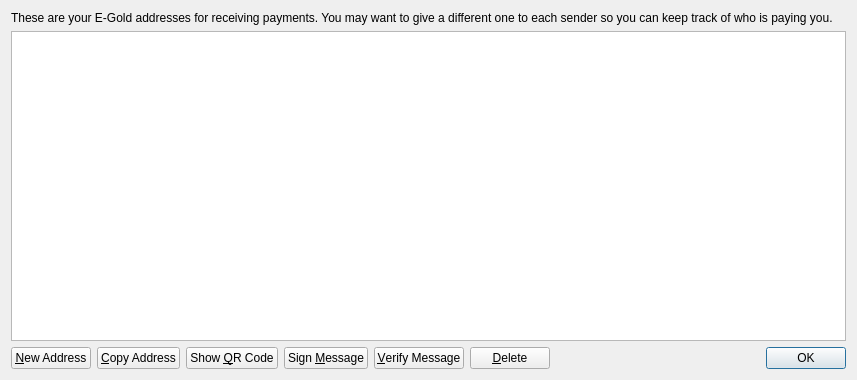
<?xml version="1.0" encoding="UTF-8"?>
<ui version="4.0">
 <class>AddressBookPage</class>
 <widget class="QWidget" name="AddressBookPage">
  <property name="geometry">
   <rect>
    <x>0</x>
    <y>0</y>
    <width>857</width>
    <height>380</height>
   </rect>
  </property>
  <property name="windowTitle">
   <string>Address Book</string>
  </property>
  <layout class="QVBoxLayout" name="verticalLayout">
   <item>
    <widget class="QLabel" name="labelExplanation">
     <property name="text">
      <string>These are your E-Gold addresses for receiving payments. You may want to give a different one to each sender so you can keep track of who is paying you.</string>
     </property>
     <property name="textFormat">
      <enum>Qt::PlainText</enum>
     </property>
     <property name="wordWrap">
      <bool>true</bool>
     </property>
    </widget>
   </item>
   <item>
    <widget class="QTableView" name="tableView">
     <property name="contextMenuPolicy">
      <enum>Qt::CustomContextMenu</enum>
     </property>
     <property name="toolTip">
      <string>Double-click to edit address or label</string>
     </property>
     <property name="tabKeyNavigation">
      <bool>false</bool>
     </property>
     <property name="selectionMode">
      <enum>QAbstractItemView::SingleSelection</enum>
     </property>
     <property name="selectionBehavior">
      <enum>QAbstractItemView::SelectRows</enum>
     </property>
     <property name="sortingEnabled">
      <bool>true</bool>
     </property>
     <attribute name="verticalHeaderVisible">
      <bool>false</bool>
     </attribute>
    </widget>
   </item>
   <item>
    <layout class="QHBoxLayout" name="horizontalLayout">
     <item>
      <widget class="QPushButton" name="newAddressButton">
       <property name="toolTip">
        <string>Create a new address</string>
       </property>
       <property name="text">
        <string>&amp;New Address</string>
       </property>
      </widget>
     </item>
     <item>
      <widget class="QPushButton" name="copyToClipboard">
       <property name="toolTip">
        <string>Copy the currently selected address to the system clipboard</string>
       </property>
       <property name="text">
        <string>&amp;Copy Address</string>
       </property>
      </widget>
     </item>
     <item>
      <widget class="QPushButton" name="showQRCode">
       <property name="text">
        <string>Show &amp;QR Code</string>
       </property>
      </widget>
     </item>
     <item>
      <widget class="QPushButton" name="signMessage">
       <property name="toolTip">
        <string>Sign a message to prove you own a E-Gold address</string>
       </property>
       <property name="text">
        <string>Sign &amp;Message</string>
       </property>
      </widget>
     </item>
     <item>
      <widget class="QPushButton" name="verifyMessage">
       <property name="toolTip">
        <string>Verify a message to ensure it was signed with a specified E-Gold address</string>
       </property>
       <property name="text">
        <string>&amp;Verify Message</string>
       </property>
      </widget>
     </item>
     <item>
      <widget class="QPushButton" name="deleteButton">
       <property name="toolTip">
        <string>Delete the currently selected address from the list</string>
       </property>
       <property name="text">
        <string>&amp;Delete</string>
       </property>
      </widget>
     </item>
     <item>
      <spacer name="horizontalSpacer">
       <property name="orientation">
        <enum>Qt::Horizontal</enum>
       </property>
       <property name="sizeHint" stdset="0">
        <size>
         <width>40</width>
         <height>20</height>
        </size>
       </property>
      </spacer>
     </item>
     <item>
      <widget class="QDialogButtonBox" name="buttonBox">
       <property name="sizePolicy">
        <sizepolicy hsizetype="Maximum" vsizetype="Fixed">
         <horstretch>0</horstretch>
         <verstretch>0</verstretch>
        </sizepolicy>
       </property>
       <property name="standardButtons">
        <set>QDialogButtonBox::Ok</set>
       </property>
      </widget>
     </item>
    </layout>
   </item>
  </layout>
 </widget>
 <resources/>
 <connections/>
</ui>
